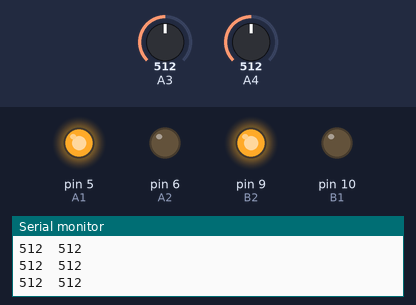
A sketch run on a simulated Arduino Uno, built with avr-gcc and run on an emulated ATmega328P. On the bench: output pins drawn as LEDs (lit = HIGH), the last lines printed to the serial monitor. The test bench sets the inputs (shaded band); at power-on: A3 = 512, A4 = 512.

Above: at 4.2 s.
4.3 s: A3 set to 485
At 5.5 s:
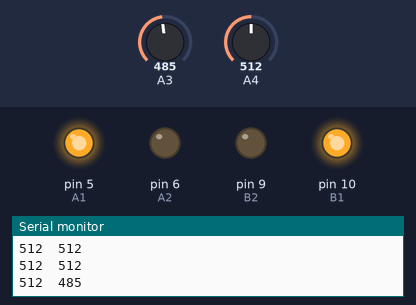
5.8 s: A4 set to 489
At 7.2 s:
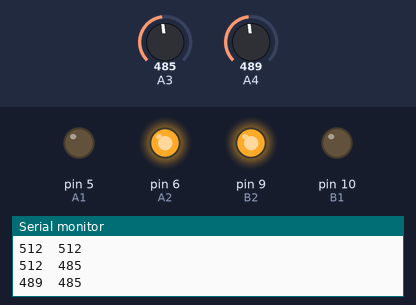
10.3 s: A4 set to 490
Timing chart, 0 to 14.0 s (numbered marks = the images above; inputs shaded):
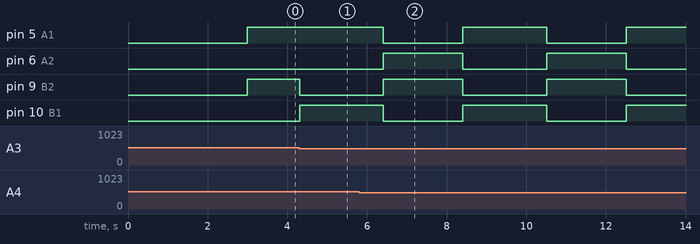

The sketch:

Motor_functions.ino
```cpp
#define FORWARD 2
#define REVERSE 1
#define LEFT 4
#define RIGHT 3
#define B1 10
#define B2 9
#define A2 6
#define A1 5

int sensL;
int sensR;

void setup() {
  // put your setup code here, to run once:
  pinMode(B1, OUTPUT);
  pinMode(B2, OUTPUT);
  pinMode(A1, OUTPUT);
  pinMode(A2, OUTPUT);
  Serial.begin(9600);
  delay(3000);
}

void motor (int direction) {
  switch (direction) {
    case REVERSE:
      digitalWrite(B1, HIGH);
      digitalWrite(B2, LOW);
      digitalWrite(A1, LOW);
      digitalWrite(A2, HIGH);
      break;
    case FORWARD:
      digitalWrite(B1, LOW);
      digitalWrite(B2, HIGH);
      digitalWrite(A1, HIGH);
      digitalWrite(A2, LOW);
      break;
    case RIGHT:
      digitalWrite(B1, HIGH);
      digitalWrite(B2, LOW);
      digitalWrite(A1, HIGH);
      digitalWrite(A2, LOW);
      break;
    case LEFT:
      digitalWrite(B1, LOW);
      digitalWrite(B2, HIGH);
      digitalWrite(A1, LOW);
      digitalWrite(A2, HIGH);
  }
}


void loop() {
  // put your main code here, to run repeatedly:

  motor(FORWARD);

  sensR = analogRead(3);
  sensL = analogRead(4);

  Serial.print(sensL);
  Serial.print('\t');
  Serial.println(sensR);

  if (sensL < 500) {
    motor(LEFT);
    delay(2000);
  }
  if (sensR < 500) {
    motor(RIGHT);
    delay(2000);
  }

  delay(100);

}
```

Measured:
- the behaviour switches between 500 and 499 on A3 (found by bisection; images 0 and 1)
- the behaviour switches between 500 and 499 on A4 (found by bisection; images 1 and 2)
- after the input at 4.3 s, pin 9 (B2): HIGH → LOW at once; pin 10 (B1): LOW → HIGH at once
- after the input at 5.8 s, pin 5 (A1), pin 10 (B1): HIGH → LOW after 0.61 s, → HIGH 2.0 s later; pin 6 (A2), pin 9 (B2): LOW → HIGH after 0.61 s, → LOW 2.0 s later
